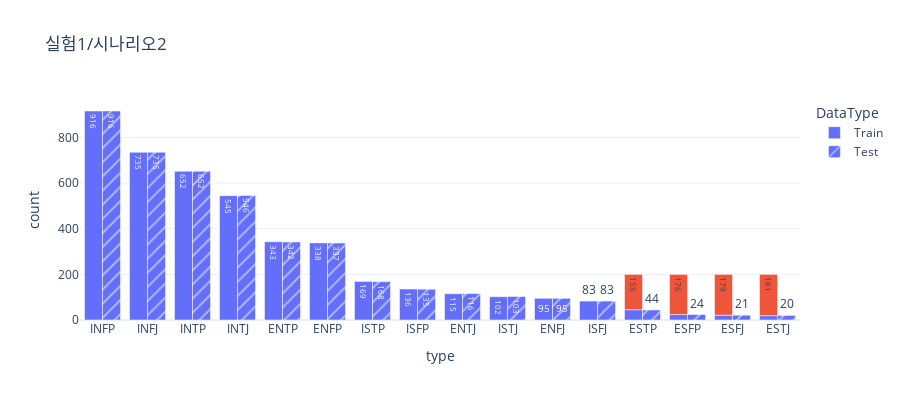

This figure's notebook cell:
### Markdown cell above
## Qualitative Study of Data Generated by GPT 
#### Data Analaysis

### Code cell
figs['실험셋업시각화_실험1시나리오2']

### Figure 1 — Plotly figure (JSON) as saved in the notebook; plotly's stock layout.template omitted (floating-point values rounded to 4 significant figures)
{"data": [{"alignmentgroup": "True", "customdata": [["Kaggle"], ["Kaggle"], ["Kaggle"], ["Kaggle"], ["Kaggle"], ["Kaggle"], ["Kaggle"], ["Kaggle"], ["Kaggle"], ["Kaggle"], ["Kaggle"], ["Kaggle"], ["Kaggle"], ["Kaggle"], ["Kaggle"], ["Kaggle"], ["ChatGpt"], ["ChatGpt"], ["ChatGpt"], ["ChatGpt"]], "hovertemplate": "Type=%{x}<br>Count=%{text}<br>DataType=Train<br>Source=%{customdata[0]}<br><extra></extra>", "legendgroup": "Train", "marker": {"color": ["#636efa", "#636efa", "#636efa", "#636efa", "#636efa", "#636efa", "#636efa", "#636efa", "#636efa", "#636efa", "#636efa", "#636efa", "#636efa", "#636efa", "#636efa", "#636efa", "#EF553B", "#EF553B", "#EF553B", "#EF553B"], "coloraxis": "coloraxis", "pattern": {"shape": ""}}, "name": "Train", "offsetgroup": "Train", "orientation": "v", "showlegend": true, "text": [916, 735, 652, 545, 343, 338, 169, 136, 115, 102, 95, 83, 45, 24, 21, 19, 181, 179, 176, 155], "textposition": "auto", "type": "bar", "x": ["INFP", "INFJ", "INTP", "INTJ", "ENTP", "ENFP", "ISTP", "ISFP", "ENTJ", "ISTJ", "ENFJ", "ISFJ", "ESTP", "ESFP", "ESFJ", "ESTJ", "ESTJ", "ESFJ", "ESFP", "ESTP"], "xaxis": "x", "y": [916, 735, 652, 545, 343, 338, 169, 136, 115, 102, 95, 83, 45, 24, 21, 19, 181, 179, 176, 155], "yaxis": "y"}, {"alignmentgroup": "True", "customdata": [["Kaggle"], ["Kaggle"], ["Kaggle"], ["Kaggle"], ["Kaggle"], ["Kaggle"], ["Kaggle"], ["Kaggle"], ["Kaggle"], ["Kaggle"], ["Kaggle"], ["Kaggle"], ["Kaggle"], ["Kaggle"], ["Kaggle"], ["Kaggle"]], "hovertemplate": "Type=%{x}<br>Count=%{text}<br>DataType=Train<br>Source=%{customdata[0]}<br><extra></extra>", "legendgroup": "Test", "marker": {"color": ["#636efa", "#636efa", "#636efa", "#636efa", "#636efa", "#636efa", "#636efa", "#636efa", "#636efa", "#636efa", "#636efa", "#636efa", "#636efa", "#636efa", "#636efa", "#636efa", "#636efa", "#636efa", "#636efa", "#636efa"], "coloraxis": "coloraxis", "pattern": {"shape": "/"}}, "name": "Test", "offsetgroup": "Test", "orientation": "v", "showlegend": true, "text": [916, 735, 652, 546, 342, 337, 168, 135, 116, 103, 95, 83, 44, 24, 21, 20], "textposition": "auto", "type": "bar", "x": ["INFP", "INFJ", "INTP", "INTJ", "ENTP", "ENFP", "ISTP", "ISFP", "ENTJ", "ISTJ", "ENFJ", "ISFJ", "ESTP", "ESFP", "ESFJ", "ESTJ"], "xaxis": "x", "y": [916, 735, 652, 546, 342, 337, 168, 135, 116, 103, 95, 83, 44, 24, 21, 20], "yaxis": "y"}], "layout": {"barmode": "group", "coloraxis": {"colorbar": {"title": {"text": "color"}}, "colorscale": [[0, "#0d0887"], [0.1111, "#46039f"], [0.2222, "#7201a8"], [0.3333, "#9c179e"], [0.4444, "#bd3786"], [0.5556, "#d8576b"], [0.6667, "#ed7953"], [0.7778, "#fb9f3a"], [0.8889, "#fdca26"], [1, "#f0f921"]]}, "height": 400, "legend": {"title": {"text": "DataType"}, "tracegroupgap": 0}, "title": {"text": "실험1/시나리오2"}, "width": 900, "xaxis": {"anchor": "y", "autorange": true, "domain": [0, 1], "range": [-0.5, 15.5], "title": {"text": "type"}, "type": "category"}, "yaxis": {"anchor": "x", "autorange": true, "domain": [0, 1], "range": [0, 964.2], "title": {"text": "count"}, "type": "linear"}}}
